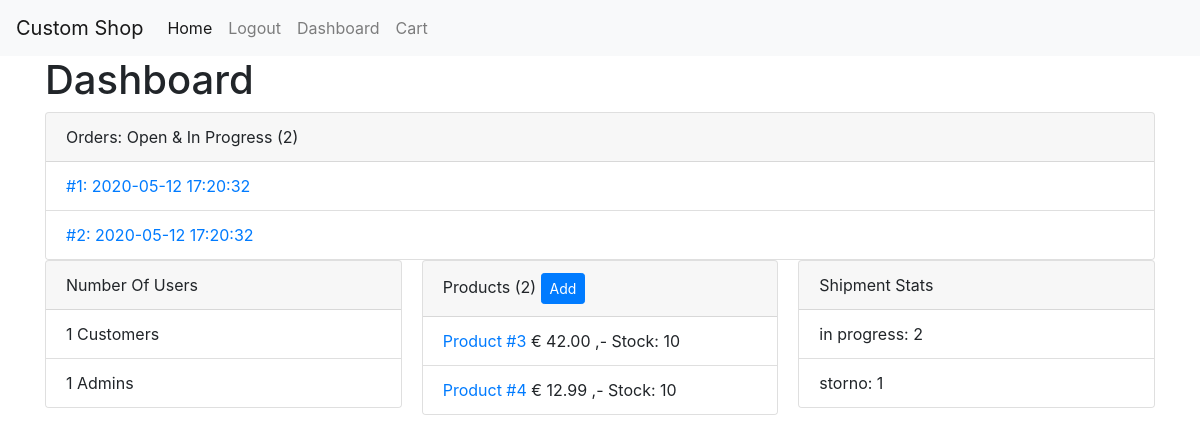
The page /dashboard (signed in) on the database as committed earlier.
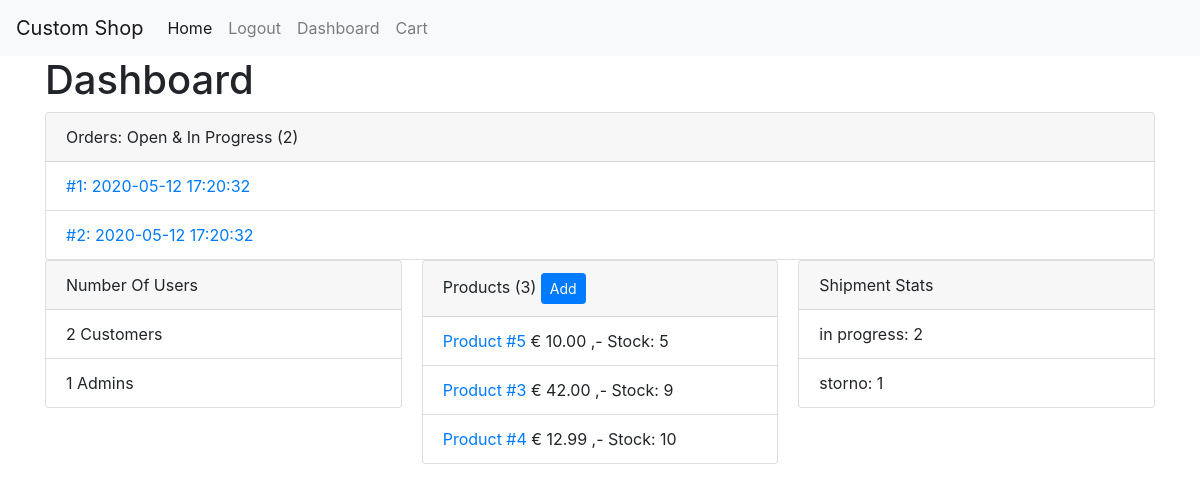
The same page on the database as committed later.
### tables this page shows
CREATE TABLE `orders` (
  `id` int(11) NOT NULL,
  `crdate` timestamp NOT NULL DEFAULT current_timestamp() COMMENT 'creation date',
  `user_id` int(11) NOT NULL,
  `products` text NOT NULL COMMENT 'Serialization or ordered products',
  `delivery_address_id` int(11) NOT NULL,
  `invoice_address_id` int(11) NOT NULL,
  `payment_id` int(11) NOT NULL,
  `status` enum('open','in progress','in delivery','storno','delivered') NOT NULL
);

CREATE TABLE `products` (
  `id` int(11) NOT NULL,
  `name` varchar(255) NOT NULL,
  `description` text DEFAULT NULL,
  `price` float NOT NULL,
  `stock` int(11) NOT NULL,
  `images` text DEFAULT NULL
);

### core/View.php (called while the page is built, shortened)
<?php
class View
{
    public static function load (string $view, array $params = [], string $layout = 'main')
    {
        require_once __DIR__ . "/../resources/views/layouts/$layout.php";
    }
}

### app/Controllers/AdminController.php (called while the page is built, shortened)
<?php
class AdminController
{
    public function dashboard ()
    {
        $db = new Database();
        $numberOfUsers = $db->query("SELECT COUNT(*) AS numberofusers, is_admin FROM users GROUP BY is_admin");
        $products = Product::all();
        usort($products, function ($a, $b) {
            if ($a->stock === $b->stock) {
                return 0;
            }
            if ($a->stock < $b->stock) {
                return -1;
            } else {
                return 1;
            }
        });
        $productStats = $db->query('SELECT COUNT(*) AS count, status AS label FROM orders GROUP BY status');
        $openOrders = Order::findByStatus('open');
        $inProgressOrders = Order::findByStatus('in progress');
        $ordersToList = array_merge($openOrders, $inProgressOrders);
        View::load('admin/dashboard', [
            'numberOfUsers' => $numberOfUsers,
            'products' => $products,
            'productStats' => $productStats,
            'openOrders' => $ordersToList
        ]);
    }
}

### index.php (called while the page is built, shortened)
<?php
spl_autoload_register(function ($namespaceAndClassname) {
    $namespaceAndClassname = str_replace('Core', 'core', $namespaceAndClassname);
    $namespaceAndClassname = str_replace('App', 'app', $namespaceAndClassname);
    $filepath = str_replace('\\', '/', $namespaceAndClassname);
});
$app = new \Core\Bootstrap();

### core/Helpers/Config.php (called while the page is built, shortened)
<?php
class Config
{
    public static function get ($configString = '', $default = null)
    {
        if (strlen($configString) >= 3) {
            $filename = explode('.', $configString)[0];
            $key = explode('.', $configString)[1];
            $config = require __DIR__ . "/../../config/$filename.php";
            if (array_key_exists($key, $config)) {
                return $config[$key];
            } else {
                return $default;
            }
        }
    }
}

### config/database.php (called while the page is built)
<?php
return [
    'host' => 'mariadb',
    'username' => 'root',
    'password' => 'password',
    'dbname' => 'mvc',
    'port' => 3306
];

### core/Database.php (called while the page is built, shortened)
<?php
class Database
{
    private $link;
    public function __construct ()
    {
        $this->link = new \mysqli(
            Config::get('database.host'),
            Config::get('database.username'),
            Config::get('database.password'),
            Config::get('database.dbname'),
            Config::get('database.port', 3306)
        );
        $this->link->set_charset('utf8');
    }
    public function query (string $sql, array $params = [])
    {
        $this->stmt = $this->link->prepare($sql);
        if (count($params) >= 1) {
            $paramTypes = [];
            $paramValues = [];
            foreach ($params as $key => $value) {
                $paramTypes[] = explode(':', $key)[0];
                $_value = $value;
                $paramValues[] = &$_value;
            }
            $paramString = implode('', $paramTypes);
            array_unshift($paramValues, $paramString);
            call_user_func_array([$this->stmt, 'bind_param'], $paramValues);
        }
        $this->stmt->execute();
        $result = $this->stmt->get_result();
        return $result->fetch_all(MYSQLI_ASSOC);
    }
}

### app/Models/Order.php (called while the page is built, shortened)
<?php
class Order
{
    public static $tableName = 'orders';
    public function fill (array $data = [])
    {
        $this->id = $data['id'];
        $this->crdate = $data['crdate'];
    }
    public static function findByStatus (string $status = 'open')
    {
        $db = new Database();
        $tableName = self::$tableName;
        $result = $db->query("SELECT * FROM $tableName WHERE status = ?", [
            's:status' => $status
        ]);
        $data = [];
        foreach ($result as $resultItem) {
            $date = new self($resultItem);
            $data[] = $date;
        }
        return $data;
    }
}

### core/Models/ModelTrait.php (called while the page is built, shortened)
<?php
trait ModelTrait
{
    public static function all ()
    {
        $db = new Database();
        $tableName = self::$tableName;
        $result = $db->query("SELECT * FROM $tableName");
        $data = [];
        foreach ($result as $resultItem) {
            $date = new self($resultItem);
            $data[] = $date;
        }
        return $data;
    }
    public static function find (int $id)
    {
        $db = new Database();
        $tableName = self::$tableName;
        $result = $db->query("SELECT * FROM {$tableName} WHERE id = ?", [
            'i:id' => $id
        ]);
        $data = new self($result[0]);
        return $data;
    }
}

### app/Models/Product.php (called while the page is built, shortened)
<?php
class Product
{
    public $price = 0.0;
    public function fill (array $data = [])
    {
        $this->id = $data['id'];
        $this->name = $data['name'];
        $this->price = $data['price'];
        $this->stock = $data['stock'];
    }
    public function getPrice ()
    {
        return self::formatPrice($this->price);
    }
    public static function formatPrice ($price)
    {
        return sprintf('&euro; %.2f ,-', $price);
    }
}

### resources/views/admin/dashboard.view.php (the view)
<h1>Dashboard</h1>
<div class="card">
    <div class="card-header">
        Orders: Open & In Progress (<?php echo count($openOrders); ?>)
    </div>
    <ul class="list-group list-group-flush">
        <?php foreach ($openOrders as $openOrder): ?>
            <li class="list-group-item">
                <a href="orders/<?php echo $openOrder->id; ?>/edit">
                    <?php printf('#%d: %s', $openOrder->id, $openOrder->crdate); ?>
                </a>
            </li>
        <?php endforeach; ?>
    </ul>
</div>
<div class="card-columns">
    <div class="card">
        <div class="card-header">
            Number Of Users
        </div>
        <ul class="list-group list-group-flush">
            <?php
            foreach ($numberOfUsers as $numberOfUsersData) {
                if ($numberOfUsersData['is_admin'] === 1) {
                    $label = 'Admins';
                } else {
                    $label = 'Customers';
                }
                $value = $numberOfUsersData['numberofusers'];
                echo "<li class=\"list-group-item\">$value $label</li>";
            }
            ?>
        </ul>
    </div>
    <div class="card">
        <div class="card-header">
            Products (<?php echo count($products); ?>)
            <a href="dashboard/products/add" class="btn btn-primary btn-sm">Add</a>
        </div>
        <ul class="list-group list-group-flush">
            <?php foreach ($products as $product): ?>
                <li class="list-group-item">
                    <a href="products/<?php echo $product->id; ?>/edit">
                        <?php echo $product->name; ?>
                    </a>
                    <?php echo $product->getPrice(); ?>
                    <span>
                    Stock: <?php echo $product->stock; ?>
                </span>
                </li>
            <?php endforeach; ?>
        </ul>
    </div>
    <div class="card">
        <div class="card-header">
            Shipment Stats
        </div>
        <ul class="list-group list-group-flush">
            <?php foreach ($productStats as $productStat): ?>
                <li class="list-group-item">
                    <?php echo $productStat['label']; ?>: <?php echo $productStat['count']; ?>
                </li>
            <?php endforeach; ?>
        </ul>
    </div>
</div>

Rows that differ between the two databases and show on the page:
added products: name "Product #5", price "€ 10.00 ,-", stock "5"
changed products "Product #3": stock "10" → "9"
Other text that changed with them:
count($products): "2" → "3"
new list line: "2 Customers"
list line gone: "1 Customers"
